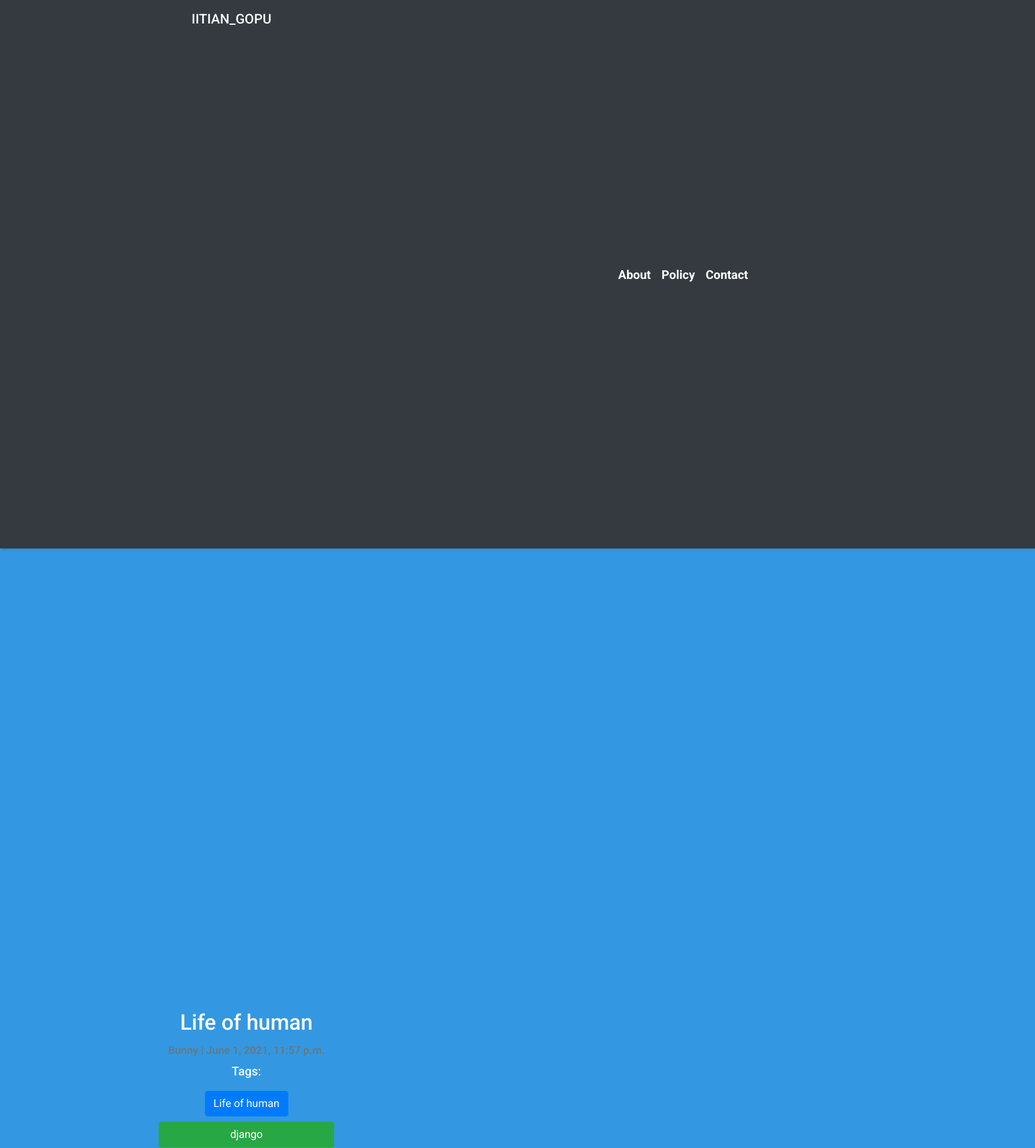
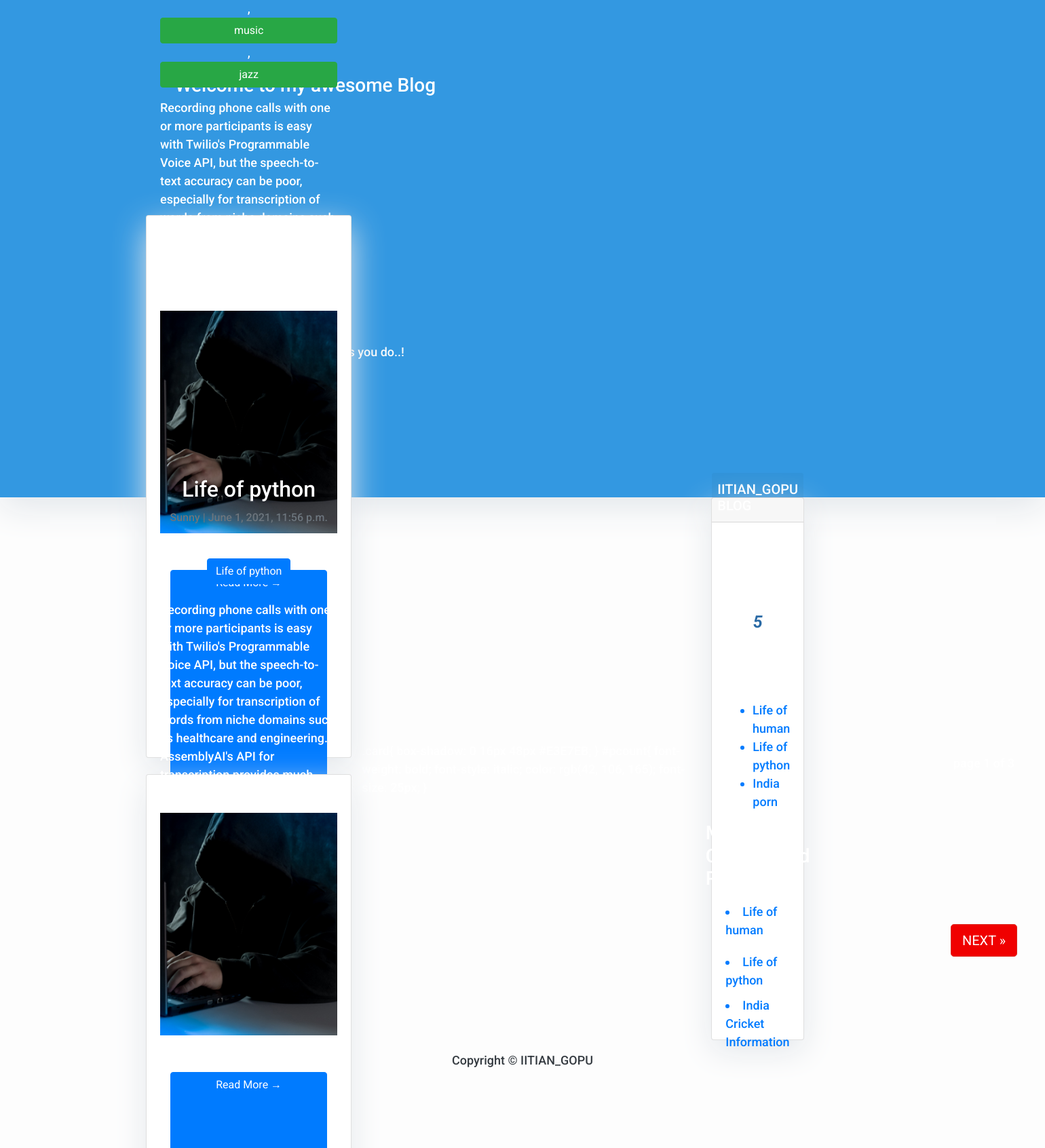
The page / (upper part) on the database its author committed (2 pictures, top to bottom).
### blogapp/models.py (models this page shows, shortened)
class Post(models.Model):
    status_choices=(('draft','Draft'),('published','Published'))
    title=models.CharField(max_length=100)
    slug=models.SlugField(max_length=264,unique_for_date='publish')
    author=models.ForeignKey(User,related_name='blog_posts',on_delete=models.CASCADE)
    body=models.TextField()
    publish=models.DateTimeField(default=timezone.now)
    created=models.DateTimeField(auto_now_add=True)
    updated=models.DateTimeField(auto_now=True)
    status=models.CharField(max_length=10,choices=status_choices,default='draft')
    image = models.ImageField(upload_to='images',)
    tags = TaggableManager()
    body=RichTextUploadingField()
    def get_absolute_url(self):
        return f"/{self.slug}/"
    class Meta:
        ordering=('-publish',)

### blogapp/views.py (the view)
# urls.py: path('', post_listview,name='home'),
def post_listview(request,tag_slug=None):
    post_list=Post.objects.all().filter(status='published')
    tag=None
    if tag_slug:
        tag=get_object_or_404(Tag,slug=tag_slug)
        post_list = post_list.filter(tags__in=[tag])
    paginator=Paginator(post_list,2)
    page_number=request.GET.get('page')
    try:
        post_list=paginator.page(page_number)
    except PageNotAnInteger:
        post_list=paginator.page(1)
    except EmptyPage:
        post_list=paginator.page(paginator.num_pages)
    return render(request,'blogapp/blog_list.html',{'post_list':post_list,'page': page_number,'tag':tag})

### blogapp/templatetags/blogapp_tags.py (called while the page is built)
@register.simple_tag
def total_posts():
    return Post.objects.count()

@register.inclusion_tag('blogapp/latest_post123.html')
def show_latest_posts(count=3):
    latst_posts=Post.objects.order_by('-publish')[:count]
    return {'latst_posts':latst_posts}

@register.simple_tag()
def get_most_commented_posts(count=3):
        return Post.objects.annotate(total_comments=Count('comments')).order_by('-total_comments')[:count]

### templates/blogapp/blog_list.html (shortened to what this page needs)
{% extends 'blogapp/base.html' %}
{% load static %}
{% block content %}
<header class="masthead">
    <div class="overlay"></div>
    <div class="container">
        <div class="row">
            <div class=" col-md-8 col-md-10 mx-auto">
                <div class="site-heading">
                    <h3 class=" site-heading my-4 mt-3 text-white"> Welcome to my awesome Blog </h3>
                    <p class="text-light">We Love Django As much as you do..! &nbsp
                    </p>
                </div>
            </div>
        </div>
    </div>
</header>
<div class="container" >
    <div class="row">
        <div class="col-md-8 mt-3 left">
            {% for post in post_list %}
            <div class="card mb-4">
                <div class="card-body">
                    <h2 class="card-title">{{ post.title }}</h2>
                    <p class="card-text text-muted h6">{{ post.author|title }} | {{ post.created}} </p>
                    <p class="tags">
                        Tags:<h2><a href="{{ post.get_absolute_url }}"" class="btn btn-primary" >{{ post.title }}</a></h2>
                        {% for tag in post.tags.all %}
                        <a href="{% url 'post_list_by_tag' tag.slug %}" class="btn btn-success">{{ tag.name }}</a>
                        {% endfor %}
                     </p>
                    <p class="card-text">{{ post.body|safe|striptags|truncatechars:300 }}</p>
                    <img src="{{ post.image.url}}" alt=""
                    width="600"
     height="300">
     <br ><br>
     <div class="container" align="center" >
                    <a href="{{post.get_absolute_url}}" class="btn btn-primary" >Read More &rarr;</a>
                </div>
                </div>
            </div>
            {% endfor %}
        </div>
        {% block sidebar %} {% include 'blogapp/sidebar.html' %} {% endblock sidebar %}
        <div class="container"  > {% include 'blogapp/pagination.html' with page=post_list %}</div>
    </div>
{% endblock content %}

### templates/blogapp/base.html (shortened to what this page needs)
<html>
    <head>
       {% load staticfiles %}
       {% load blogapp_tags %}
        <link rel="stylesheet" href="https://maxcdn.bootstrapcdn.com/bootstrap/4.0.0/css/bootstrap.min.css"
 />
            <link rel="stylesheet" href="{% static 'css/blog.css' %}">
    </head>
    <body>
        <nav class="navbar navbar-expand-lg navbar-light bg-dark shadow" id="mainNav">
            <div class="container-fluid">
                <a class="navbar-brand  text-white" href="{% url 'home' %}">IITIAN_GOPU</a>
                <div class="collapse navbar-collapse" id="navbarResponsive">
                    <ul class="navbar-nav ml-auto">
                        <li class="nav-item text-white">
                            <a class="nav-link text-white font-weight-bold" href=#>About</a>
                        </li>
                        <li class="nav-item text-white">
                            <a class="nav-link text-white font-weight-bold" href="#">Policy</a>
                        </li>
                        <li class="nav-item text-white">
                            <a class="nav-link text-white font-weight-bold" href="#">Contact</a>
                        </li>
                    </ul>
                </div>
            </div>
        </nav>
        {% block content %}{% endblock content %}
        <footer class="py-3 bg-grey">
            <p class="m-0 text-dark text-center ">Copyright &copy; IITIAN_GOPU</p>
        </footer>
    </body>
</html>

### templates/blogapp/sidebar.html
{% load blogapp_tags %}
{% load static %}
{% block sidebar %}
<style>
        .card{
            box-shadow: 0 16px 48px #E3E7EB;
        }
        #pcount{
            font-weight: bold;
    font-style: italic;
    color: rgb(42, 106, 165);
    font-size: 25px;
        }
</style>
<div class="col-md-4 float-right ">
<div class="card my-4">
        <h5 class="card-header">IITIAN_GOPU BLOG</h5>
    <div class="card-body">
        <p class="card-text">Total number of posts upto today: <span id="pcount">{% total_posts %}</span> </p>
        <h3>Latest Posts:</h3>{% show_latest_posts %}
           <h3>Most Commented Posts:</h3>{% get_most_commented_posts as most_commented_posts %}
        {% for post in most_commented_posts %}
        <a href="{{post.get_absolute_url}}"  ><li>{{post.title}}</li></a>
        {% endfor %}
    </div>
</div>
</div>
{% endblock sidebar %}

### templates/blogapp/latest_post123.html
<ul>
    {% for post in latst_posts %}
    <a href="{{post.get_absolute_url}}"  ><li>{{post.title}}</li></a>
    {% endfor %}
</ul>

### templates/blogapp/pagination.html (shortened to what this page needs)
{% block pageinator %}
{% if post_list.has_other_pages %}
  <nav aria-label="Page navigation conatiner"></nav>
  <span> page {{page.number}} of  {{page.paginator.num_pages}}</span>
  <ul class="pagination justify-content-center">
    {% if post_list.has_next %}
    <li><a href="?page={{ post_list.next_page_number }}" class=" btn btn-danger btn-lg"  class="page-link"> NEXT &raquo;</a></li>
   {% endif %}
  </ul>
</div>
{% endif %}
{% endblock pageinator  %}

### static/css/blog.css (style rules this page uses)
#pcount { font-weight: bold; font-style: italic; color: rgb(42, 106, 165); }
* { box-sizing: 0; margin: 0; padding: 0; cursor: url("https://s3-us-west-2.amazonaws.com/s.cdpn.io/4424790/cursors-edge.png"), auto; }
body { background: linear-gradient(to right, white 50%, $seed 50%); font-family: "Roboto", sans-serif; font-size: 18px; font-weight: 500; line-height: 1.5; color: white; }

### templates/blogapp/base.html (style rules this page uses)
body { font-family: "Roboto", sans-serif; font-size: 17px; background-color: #fdfdfd; }
.shadow { box-shadow: 0 4px 2px -2px rgba(0, 0, 0, 0.1); }
.btn-danger { color: #fff; background-color: #f00000; border-color: #dc281e; }
.masthead { background: #3398E1; height: auto; padding-bottom: 15px; box-shadow: 0 16px 48px #E3E7EB; padding-top: 10px; }

### templates/blogapp/blog_list.html (style rules this page uses)
body { font-family: "Roboto", sans-serif; font-size: 18px; background-color: #fdfdfd; }
.card { box-shadow: 0 16px 48px #E3E7EB; }

### templates/blogapp/sidebar.html (style rules this page uses)
.card { box-shadow: 0 16px 48px #E3E7EB; }
#pcount { font-weight: bold; font-style: italic; color: rgb(42, 106, 165); font-size: 25px; }

### rows shown on the page
Post: title "Life of human", body "Recording phone calls with one or more participants is easy with Twilio's Programmable Voice API, but the speech-to-text accuracy can be poor, especially for transcription of words from niche domains such as healthcare and engineering. AssemblyAI's API for transcription provides much higher…", image (picture)
Tag: name "django"
Tag: name "music"
Tag: name "jazz"
Post: title "Life of python", author "Sunny", created "June 1, 2021, 11:56 p.m.", body "Recording phone calls with one or more participants is easy with Twilio's Programmable Voice API, but the speech-to-text accuracy can be poor, especially for transcription of words from niche domains such as healthcare and engineering. AssemblyAI's API for transcription provides much higher accurac…", image (picture)
Post: title "India porn"
Post: title "India Cricket Information"
